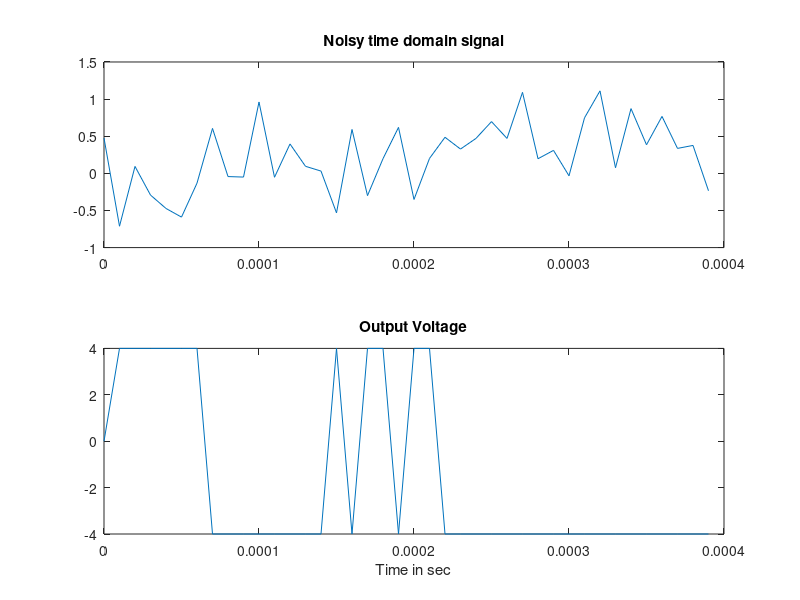

Here is the MATLAB script that generated this plot:
% vo is the output voltage
% vs is the input voltage
% Generate the sine voltage
t = 0.0:0.1e-4:5e-3;
fo=200;	% frequency of sine wave
len = length(t);
for i =1:len
   s(i) = 0.8*sin(2*pi*fo*t(i));
   % Generate a normally distributed white noise
   n(i) = 0.4*randn(1);
   % generate the noisy signal
   vs(i) = s(i) + n(i);
end
% calculation of output voltage
%
len1 = len -1;
for i=1:len1
	if 	vs(i + 1) >= 0.3;
		vo(i+1) = -4;
	elseif	vs(i+1) > -0.3 & vs(i+1)< 0.3 & vo(i) == -4
			vo(i+1) = -4;
	elseif	vs(i+1) > -0.3 & vs(i+1 )< 0.3 & vo(i) == +4
			vo(i+1) = 4;
	else
			vo(i+1) = +4;
	end
end
%
% Use subplots to plot vs and vo
	subplot (211), plot (t(1:40), vs(1:40))
	title ('Noisy time domain signal')
	subplot (212), plot (t(1:40), vo(1:40))
	title ('Output Voltage')
	xlabel ('Time in sec')
